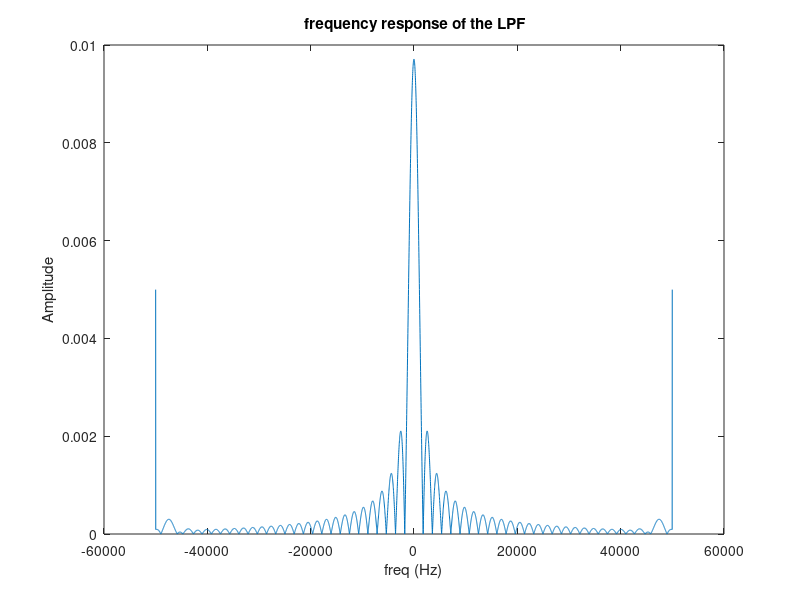

MATLAB code to generate this figure:
%% definitions

Ap = 1; % גליות בתחום המעבר בdB
As = 40; % ניחות בתחום החסימה dB-
fp = 475; % תדר מעבר Hz
fs = 500; % תדר חסימה Hz
Fs = 100e3; % תדר דגימה מקורי Hz
M = 100; % decimation factor

%% part a - conversion of A to delta(linear) and f to theta(radians)

deltaP = (10^(Ap/20) - 1) / (10^(Ap/20) + 1);
deltaS = 10^(-As/20);

thetaP = 2 * pi * fp;
thetaS = 2 * pi * fs;

%% part b - plan a LPF, plot its frequency response and find the filter order (N).

[n, fo, ao, w] = firpmord([fp, fs], [1, 0], [deltaP, deltaS], Fs);
LPF = firpm(n, fo, ao, w);
l = length(LPF);
f = -Fs/2:Fs/l:Fs/2 - Fs/l;

figure
plot(f, abs(LPF));
xlabel('freq (Hz)');
ylabel('Amplitude');
title(' frequency response of the LPF');

N = n;

MPS = (N + 1) / 60;

%% part c - change Ap As and fs - fp (transition band width) and diagnose the affects on N, which has the largest impact?

%% part d - divide the system to two step decimation: 20 then 5. (same As & Ap). find the filters order with firpmord. how many multiplication operations are needed per second?
